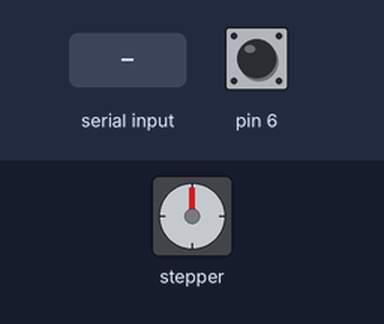
This sketch was run on a simulated Arduino Uno, built with avr-gcc and run on an emulated ATmega328P. Shown: stepper motor. Inputs (shaded band) come from the test bench; at power-on: pin 6 HIGH. Stepper angles assume 200 steps per turn; what the sketch prints to the serial monitor is not drawn.

Above: at 1.2 s.
1.3 s: "STEP\n" received over Serial
3.8 s: pin 6 pulled LOW for 0.15 s
5.4 s: "<JOG>\n" received over Serial
7.9 s: "STOP\n" received over Serial
10.4 s: "REVERSE\n" received over Serial
12.9 s: "REPEAT\n" received over Serial
Timing chart, 0 to 15.9 s (numbered marks = the images above; inputs shaded):
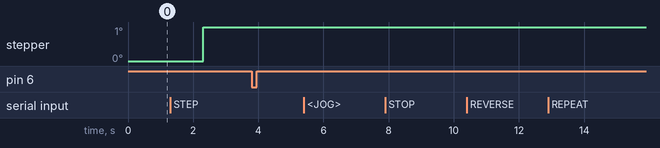

Measured:
- after the input at 3.8 s, every drawn part: stays the same
- after the input at 5.4 s, every drawn part: stays the same
- after the input at 7.9 s, every drawn part: stays the same
- after the input at 10.4 s, every drawn part: stays the same
- after the input at 12.9 s, every drawn part: stays the same

The sketch:

Multiple_Serial_Commands_Array.ino
```cpp
#include <AccelStepper.h>
AccelStepper stepper(AccelStepper::DRIVER, 3, 4);

String functions[] = {"<MOV>", "<JOG>"};
String commands[] = {"STOP", "STEP", "REPEAT", "REVERSE", "HELP", "?"};
String input;

bool commandPresent = false;
bool functionPresent = false;

String finalInput;

int commaLocations[5];

String steps = "";
String maxVel = "";
String accel = "";
String decel;

bool go = false;

bool pressed = false;
long prevPress = 0;
long curPress;

void setup() {
  // put your setup code here, to run once:
  Serial.begin(9600);
  pinMode(6, INPUT_PULLUP);
}

void loop() {
  // put your main code here, to run repeatedly:
  if (Serial.available()) {
   // if (!stepper.isRunning()) {

      input = Serial.readStringUntil("\n");

      if (commandCheck(input)) {

      } else {
        error();
      }


    //}
  } else {
    /*go = false;
    stepper.stop();*/
  }
  if (go) {
    stepper.run();
    if (finalInput == "<JOG>" && stepper.distanceToGo() < 10000) {
      stepper.move(10000);
    }
  } else {
    stepper.run();
  }
curPress = millis();
  if (!digitalRead(6) && curPress - prevPress > 100) {
    Serial.println("STOPPING NOW");
    go = false;
    stepper.stop();
    prevPress = millis();
  } else {
  }
}

bool commandCheck(String commandEntered) {
  int commaCount = 0;
  String tempCommandClose;
  steps = "";
  maxVel = "";
  accel = "";
  functionPresent = false;
  commandPresent = false;

  for (auto x : functions) {
    tempCommandClose = "";
    for (auto y : x) {
      tempCommandClose += y;
      if (y == '<') {
        tempCommandClose += "/";
      }
    }

    int openIndex = commandEntered.indexOf(x);
    int openRepeatIndex = commandEntered.lastIndexOf(x);
    int closeIndex = commandEntered.indexOf(tempCommandClose);
    int closeRepeatIndex = commandEntered.lastIndexOf(tempCommandClose);


    if (openIndex == 0 && closeIndex > openIndex && openIndex == openRepeatIndex && closeIndex == closeRepeatIndex && !functionPresent && !commandPresent) {
      finalInput = x;
      functionPresent = true;
    }
  }

  for (auto x : commands) {
    int commandIndex = commandEntered.indexOf(x);
    int commandRepeatIndex = commandEntered.lastIndexOf(x);
    if (commandIndex == 0 && x.length() == commandEntered.length() - 1 && commandIndex == commandRepeatIndex && !functionPresent && !commandPresent) {
      finalInput = x;
      commandPresent = true;
    }
  }

  if (functionPresent && commandPresent || !functionPresent && !commandPresent) {
    return false;
  }


  if (functionPresent) {
    if (!stepper.isRunning()) {
      for (int i = 0; i < commandEntered.length(); i++) {
        if (commandEntered[i] == ',') {
          commaLocations[commaCount] = i;
          commaCount ++;
        }
      }
      if (finalInput == "<MOV>") {
        if (commaCount != 2) {
          return false;
        }

        for (int i = finalInput.length(); i < commaLocations[0]; i++) {
          if (!isdigit(commandEntered[i])) {
            return false;
          }
          steps += commandEntered[i];
        }
        for (int i = commaLocations[0] + 1; i < commaLocations[1]; i++) {
          if (!isdigit(commandEntered[i])) {
            return false;
          }
          maxVel += commandEntered[i];
        }
        for (int i = commaLocations[1] + 1; i < (commandEntered.length() - tempCommandClose.length() - 1); i++) {
          if (!isdigit(commandEntered[i])) {
            return false;
          }
          accel += commandEntered[i];
        }
        Serial.println("MOVE COMMAND");
        Serial.println(steps);
        Serial.println(maxVel);
        Serial.println(accel);
        stepper.setCurrentPosition(0);
        stepper.setMaxSpeed(maxVel.toInt());
        stepper.setAcceleration(accel.toInt());
        stepper.moveTo(steps.toInt());
        go = true;
        stepper.run();
      } else if (finalInput == "<JOG>") {
        if (commaCount != 1) {
          return false;
        }
        for (int i = finalInput.length(); i < commaLocations[0]; i++) {
          if (!isdigit(commandEntered[i])) {
            return false;
          }
          maxVel += commandEntered[i];
        }
        for (int i = commaLocations[0] + 1; i < (commandEntered.length() - tempCommandClose.length() - 1); i++) {
          if (!isdigit(commandEntered[i])) {
            return false;
          }
          accel += commandEntered[i];
        }
        Serial.println("JOG COMMAND");
        Serial.println(maxVel);
        Serial.println(accel);
        stepper.setCurrentPosition(0);
        stepper.setMaxSpeed(maxVel.toInt());
        stepper.setAcceleration(accel.toInt());
        stepper.move(10000);
        go = true;
        stepper.run();
      }
    }
  } else {
    if (finalInput == "STOP") {
      Serial.println("STOPPING");
      go = false;
      stepper.stop();
    } else if (finalInput == "STEP") {
      Serial.println("MOVING ONE STEP");
      stepper.setCurrentPosition(0);
      stepper.moveTo(1);
    } else if (finalInput == "REVERSE") {
      Serial.println("REPEATING LAST COMMAND IN REVERSE DIRECTION");
    } else if (finalInput == "REPEAT") {
      Serial.println("REPEATING LAST COMMAND");
    } else if (finalInput == "HELP" || finalInput == "?") {
      Serial.println("HELP MEH");
    }
  }

  return true;
}

void handleCommands() {

}

void error() {
  Serial.println("Ërror");
}
```
